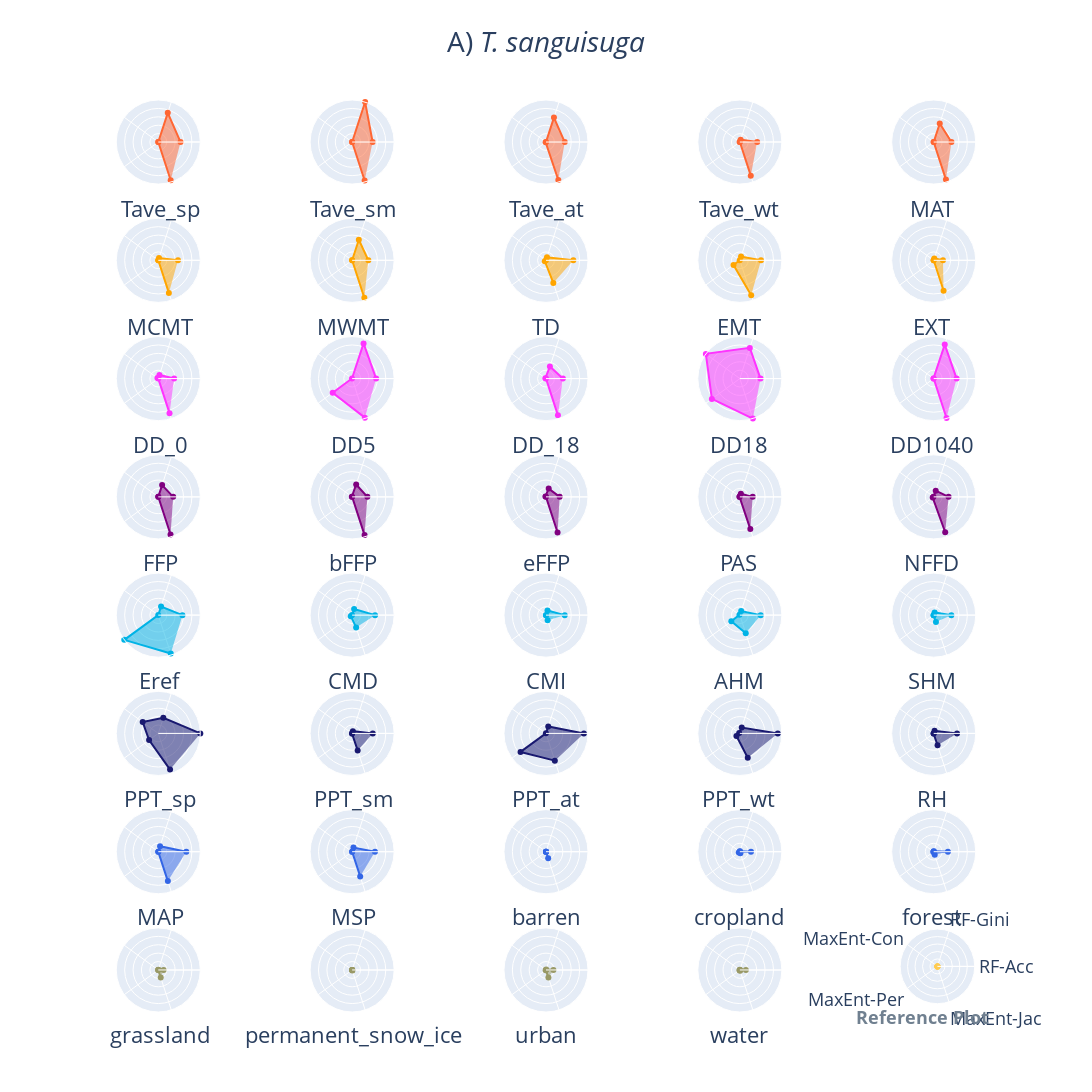
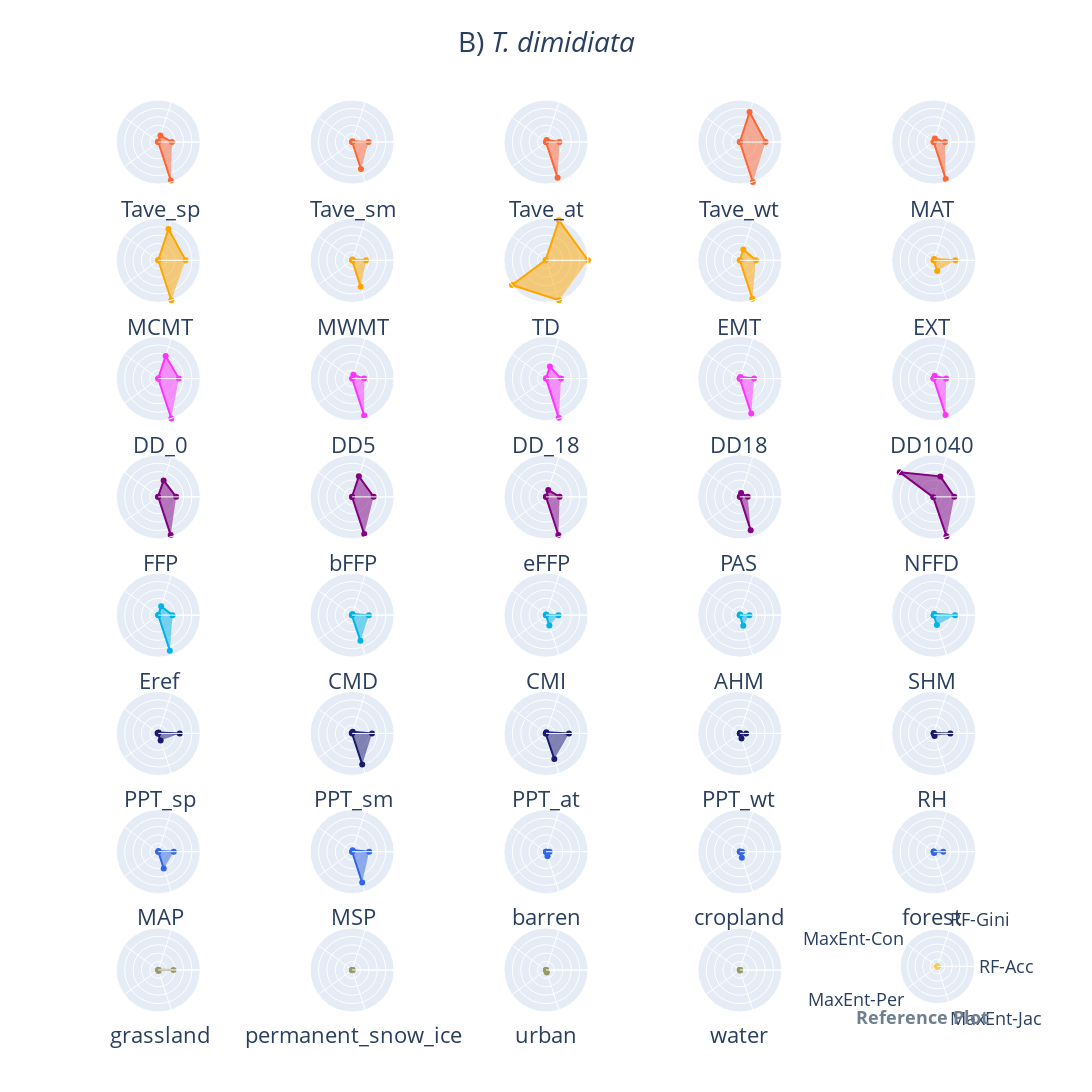
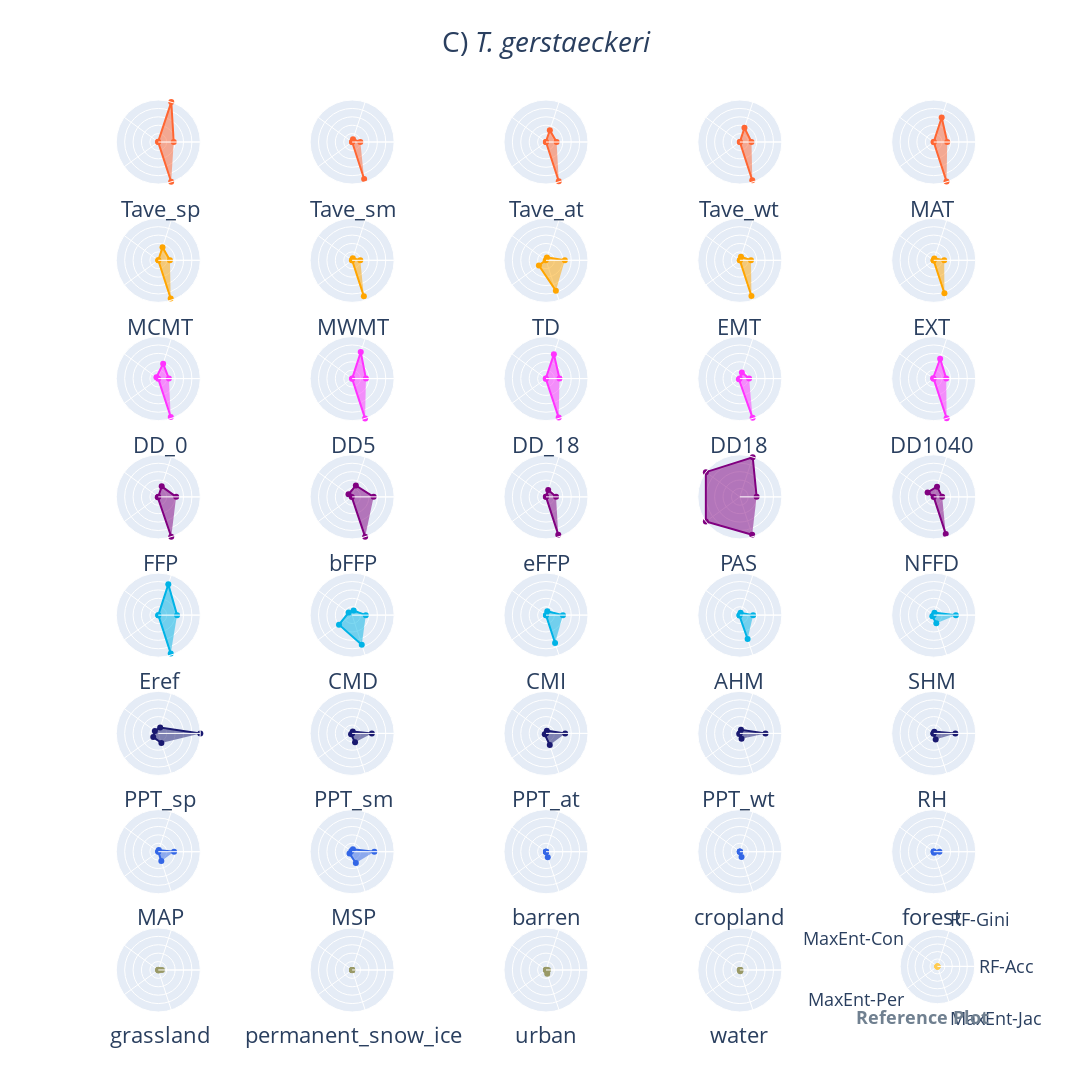
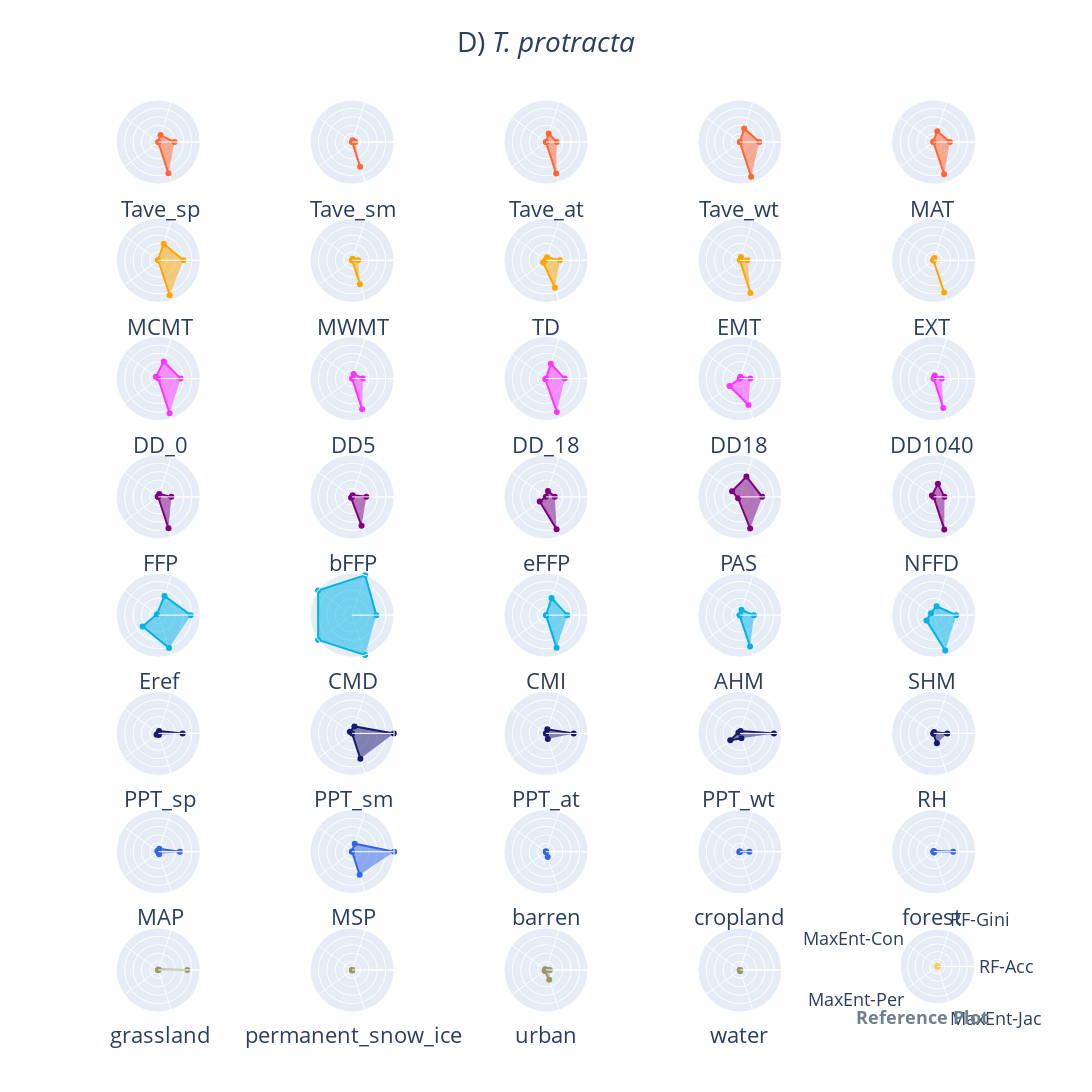

Notebook code cell kept with these figures, in order:
### Code cell
row_colors = ['#FF6633', 'orange', '#FF33FF', 'purple', '#00B3E6', 'midnightblue', '#3366E6', '#999966']
dataframes = {
            'species': [],
            'accuracy_mean': [],
            'gini_mean': [],
            'percent_contribution': [],
            'permutation_importance': [],
            'jackknife_gain': []
        }



for bug_name, bug_full_name,number_letter in zip(bug_name_list_c, bug_name_list_full,range(len(bug_name_list_full))):
    # Filter for the bug 'San'
    maxent_san = maxent_df[maxent_df['species'] == bug_name]
    rf_san = rf_df[rf_df['species'] == bug_name]
    # Get max values for normalization
    max_accuracy = rf_san['MeanDecreaseAccuracy_mean'].max()
    max_gini = rf_san['MeanDecreaseGini_mean'].max()
    max_contribution = maxent_san['percent contribution'].max()
    max_permutation = maxent_san['permutation importance'].max()
    max_jackknife = maxent_san['jackknife with only one variable'].max()
    print(bug_name)
    print('max_accuracy', max_accuracy, 'max_gini', max_gini, 'max_contribution', max_contribution, 'max_permutation', max_permutation, 'max_jackknife', max_jackknife)
    dataframes['species'].append(bug_name)
    dataframes['accuracy_mean'].append(max_accuracy)
    dataframes['gini_mean'].append(max_gini)
    dataframes['percent_contribution'].append(max_contribution)
    dataframes['permutation_importance'].append(max_permutation)
    dataframes['jackknife_gain'].append(max_jackknife)
    # Prepare the radar chart data
    variables = ['Tave_sp','Tave_sm',  'Tave_at','Tave_wt', 'MAT', #tempearture
                 'MCMT', 'MWMT', 'TD','EMT', 'EXT',#temperature
                 'DD_0', 'DD5',  'DD_18','DD18', 'DD1040', # degree-days temperature
                 'FFP', 'bFFP', 'eFFP','PAS', 'NFFD', #froze related
                 'Eref', 'CMD', 'CMI','AHM','SHM',  #moisture
                 'PPT_sp','PPT_sm', 'PPT_at', 'PPT_wt','RH',#precipitation
                 'MAP','MSP','barren','cropland', 'forest', 
                 'grassland', 'permanent_snow_ice', 'urban', 'water']

    # Create the subplot figure
    fig = make_subplots(
        rows=8, cols=5, 
        specs=[[{'type': 'polar'}]*5 for _ in range(8)]
    )

    # Create radar charts for each variable
    for i, var in enumerate(variables):
        if i >= 39:
            break

        row = (i // 5) + 1
        col = (i % 5) + 1

        # Get the color for the current row
        row_color = row_colors[row - 1]
        
        # Get the values for the radar chart
        accuracy_mean = max(rf_san[rf_san['variable'] == var]['MeanDecreaseAccuracy_mean'].values[0], 0.0)
        gini_mean = max(rf_san[rf_san['variable'] == var]['MeanDecreaseGini_mean'].values[0], 0.0)
        percent_contribution = max(maxent_san[maxent_san['variable'] == var]['percent contribution'].values[0], 0.0)
        permutation_importance = max(maxent_san[maxent_san['variable'] == var]['permutation importance'].values[0], 0.0)
        jackknife_gain = max(maxent_san[maxent_san['variable'] == var]['jackknife with only one variable'].values[0], 0.0)
        print(var)
        print('accuracy_mean', accuracy_mean, 'gini_mean', gini_mean, 'percent_contribution', percent_contribution, 'permutation_importance', permutation_importance, 'jackknife_gain', jackknife_gain)

        # Normalize the values
        accuracy_mean /= max_accuracy
        gini_mean /= max_gini
        percent_contribution /= max_contribution
        permutation_importance /= max_permutation
        jackknife_gain /= max_jackknife

        print('accuracy_mean', accuracy_mean, 'gini_mean', gini_mean, 'percent_contribution', percent_contribution, 'permutation_importance', permutation_importance, 'jackknife_gain', jackknife_gain)



        radar_trace = go.Scatterpolar(
            r=[accuracy_mean, gini_mean, percent_contribution, permutation_importance, jackknife_gain],
            theta=['MeanDecreaseAccuracy_mean', 'MeanDecreaseGini_mean', 'Percent Contribution', 'Permutation Importance', 'Jackknife Gain'],
            fill='toself',
            name=var,
            showlegend=False,
            marker=dict(color=row_color)
        )

        fig.add_trace(radar_trace, row=row, col=col)
        
        fig.add_annotation(
            x=1.035*(col - 1)/ 5 + 0.43 / 5,
            y=-1.0352*(row-1) / 8+0.9,
            text=var,
            showarrow=False,
            xanchor='center',
            yanchor='top',
            font=dict(size=22)
        )

    # Add a small blank radar plot with axis labels at the bottom right corner
    row, col = 8, 5
    fig.add_trace(go.Scatterpolar(
        r=[0, 0, 0, 0, 0],
        theta=['RF-Acc', 'RF-Gini', 'MaxEnt-Con', 'MaxEnt-Per', 'MaxEnt-Jac'],
        fill='toself',
        name='Reference Plot',
        showlegend=True
    ), row=row, col=col)

    # Adjust layout to ensure proper spacing
    fig.update_layout(
        height=1800, 
        width=1200,
        title={
            'text': f"{chr(65 + number_letter)}) <i>{bug_full_name}</i>",
            'y':0.97,  # adjust y position of the title
            'x':0.5,   # adjust x position of the title
            'xanchor': 'center',
            'yanchor': 'top',
            'font': {'size': 28}
        },
        polar=dict(
            radialaxis=dict(
                visible=True,
                range=[0, 1],
                tickvals=[0, 0.2, 0.4, 0.6, 0.8, 1.0]
            )),
        showlegend=False
    )

    # Update layout to hide axis labels and ticks for all subplots except the last one
    for i in range(1, 8 * 5 + 1):
        fig.update_polars(
            angularaxis_showticklabels=False,
            radialaxis_showticklabels=False,
            radialaxis=dict(
                visible=True,
                range=[0, 1],
                tickvals=[0, 0.2, 0.4, 0.6, 0.8, 1.0]
            ),
            row=(i - 1) // 5 + 1,
            col=(i - 1) % 5 + 1
        )

    # Update the last subplot to have the axis labels and ticks
    fig.update_polars(
        angularaxis_showticklabels=True,
        #radialaxis_showticklabels=True,
        row=8,
        col=5,
        domain=dict(
                x=[0.88, 0.96],  # making the last plot smaller
                y=[0, 0.1]
            ),
        angularaxis = dict(
            tickfont_size=18
        )
    )

    fig.add_annotation(
        x=1.035*(5 - 1)/ 5 + 0.5 / 5+0.05,
        y=-1.0352*(8-1) / 8+0.885,
        text='Reference Plot',
        font=dict(size=18,color='slategray',weight='bold'),
        showarrow=False,        
    )


    fig.show()
    fig.write_image(output_dir + '/figures/method_performance/'+f"Variable_Importance_{bug_name}.png", scale=3)

# Combine all DataFrames into one
combined_df = pd.DataFrame(dataframes)
# Export to CSV
combined_df.to_csv(output_dir + '/figures/method_performance/variableimportance_max_value_across_var.csv', index=False)
